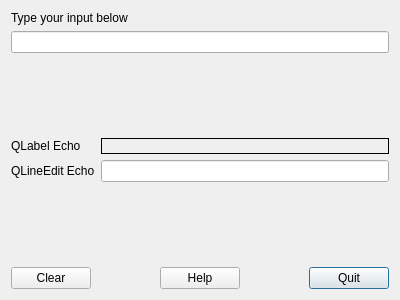
<?xml version="1.0" encoding="UTF-8"?>
<ui version="4.0">
 <class>Dialog</class>
 <widget class="QDialog" name="Dialog">
  <property name="geometry">
   <rect>
    <x>0</x>
    <y>0</y>
    <width>400</width>
    <height>300</height>
   </rect>
  </property>
  <property name="windowTitle">
   <string>Dialog</string>
  </property>
  <layout class="QVBoxLayout" name="verticalLayout_2">
   <item>
    <layout class="QVBoxLayout" name="verticalLayout">
     <item>
      <widget class="QLabel" name="userLabel">
       <property name="text">
        <string>Type your input below</string>
       </property>
      </widget>
     </item>
     <item>
      <widget class="QLineEdit" name="userEdit">
       <property name="maxLength">
        <number>30</number>
       </property>
      </widget>
     </item>
    </layout>
   </item>
   <item>
    <spacer name="verticalSpacer">
     <property name="orientation">
      <enum>Qt::Vertical</enum>
     </property>
     <property name="sizeHint" stdset="0">
      <size>
       <width>20</width>
       <height>67</height>
      </size>
     </property>
    </spacer>
   </item>
   <item>
    <layout class="QGridLayout" name="gridLayout">
     <item row="0" column="0">
      <widget class="QLabel" name="echoLabel">
       <property name="text">
        <string>QLabel Echo</string>
       </property>
      </widget>
     </item>
     <item row="0" column="1">
      <widget class="QLabel" name="userEchoLabel">
       <property name="frameShape">
        <enum>QFrame::Box</enum>
       </property>
       <property name="text">
        <string/>
       </property>
      </widget>
     </item>
     <item row="1" column="0">
      <widget class="QLabel" name="echoEditLabel">
       <property name="text">
        <string>QLineEdit Echo</string>
       </property>
      </widget>
     </item>
     <item row="1" column="1">
      <widget class="QLineEdit" name="userEchoEdit">
       <property name="readOnly">
        <bool>true</bool>
       </property>
      </widget>
     </item>
    </layout>
   </item>
   <item>
    <spacer name="verticalSpacer_2">
     <property name="orientation">
      <enum>Qt::Vertical</enum>
     </property>
     <property name="sizeHint" stdset="0">
      <size>
       <width>20</width>
       <height>66</height>
      </size>
     </property>
    </spacer>
   </item>
   <item>
    <layout class="QHBoxLayout" name="horizontalLayout">
     <item>
      <widget class="QPushButton" name="clearButton">
       <property name="text">
        <string>Clear</string>
       </property>
      </widget>
     </item>
     <item>
      <spacer name="horizontalSpacer">
       <property name="orientation">
        <enum>Qt::Horizontal</enum>
       </property>
       <property name="sizeHint" stdset="0">
        <size>
         <width>40</width>
         <height>20</height>
        </size>
       </property>
      </spacer>
     </item>
     <item>
      <widget class="QPushButton" name="helpButton">
       <property name="text">
        <string>Help</string>
       </property>
      </widget>
     </item>
     <item>
      <spacer name="horizontalSpacer_3">
       <property name="orientation">
        <enum>Qt::Horizontal</enum>
       </property>
       <property name="sizeHint" stdset="0">
        <size>
         <width>40</width>
         <height>20</height>
        </size>
       </property>
      </spacer>
     </item>
     <item>
      <widget class="QPushButton" name="quitButton">
       <property name="text">
        <string>Quit</string>
       </property>
       <property name="default">
        <bool>true</bool>
       </property>
      </widget>
     </item>
    </layout>
   </item>
  </layout>
 </widget>
 <layoutdefault spacing="6" margin="11"/>
 <resources/>
 <connections/>
</ui>
